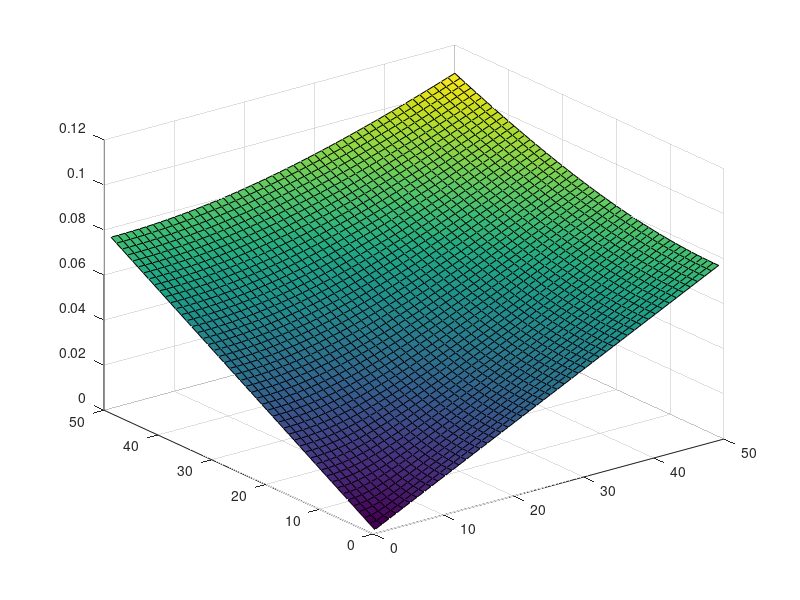

The MATLAB script that drew this image:

num_step = 50;
refm = rotx(0);
dist_buf = zeros(num_step,num_step);
for i = 1:num_step
    theta_x = (i-1)*pi/num_step;
    cmx = rotx(theta_x);
    for j = 1:num_step
        theta_y = (j-1)*pi/num_step;
        cmy = roty(theta_y);
        cm = cmx*cmy;
        dist = norm(logm(refm'*cm),'fro');
        dist_buf(i,j) = dist;
    end
end

figure
surf(dist_buf)